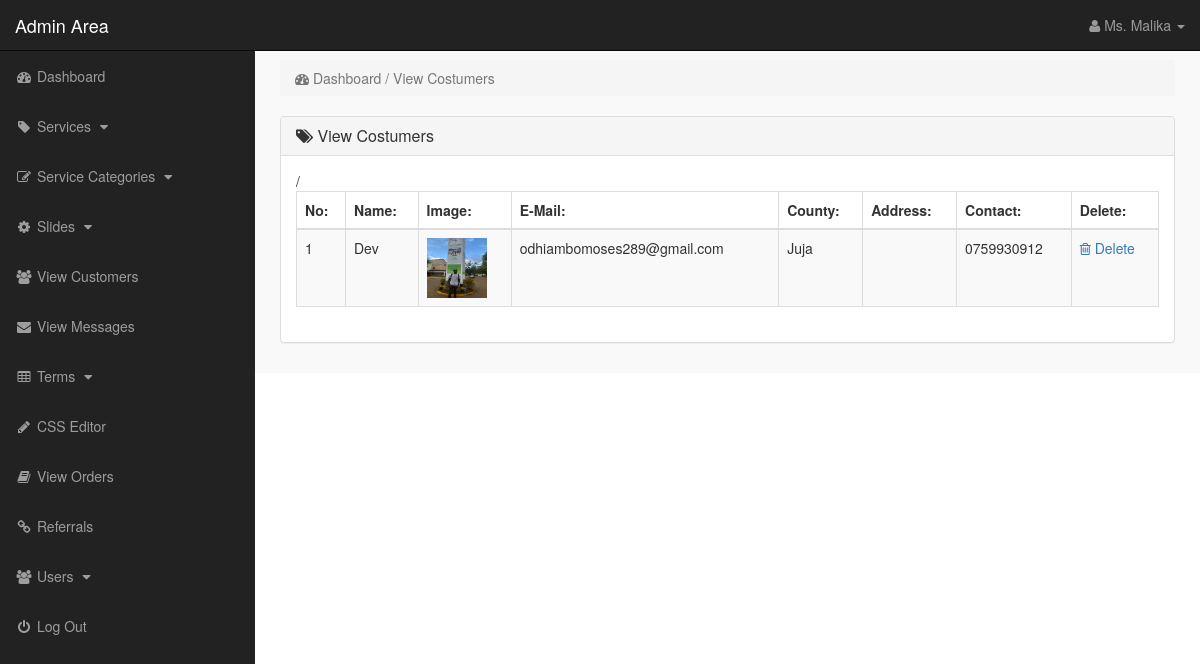
/admin_area/index.php?view_customers (signed in), run on the app's committed database.
### tables this page shows
CREATE TABLE `customers` (
  `customer_id` int(11) NOT NULL AUTO_INCREMENT,
  `customer_name` varchar(255) NOT NULL,
  `second_name` varchar(255) NOT NULL,
  `customer_email` varchar(255) NOT NULL,
  `customer_pass` varchar(255) NOT NULL,
  `customer_county` text NOT NULL,
  `customer_contact` varchar(255) NOT NULL,
  `customer_image` text NOT NULL,
  `customer_ip` varchar(100) NOT NULL,
  PRIMARY KEY (`customer_id`)
);

### admin_area/view_customers.php (the view, shortened to what this page needs)
<?php
    if(!isset($_SESSION['admin_email'])){
        echo "<script>window.open('login.php','_self')</script>";
    }else{
?>
<div class="row">
    <div class="col-lg-12">
        <ol class="breadcrumb">
            <li class="active">
                <i class="fa fa-dashboard"></i> Dashboard / View Costumers
            </li>
        </ol>
    </div>
</div>
<div class="row">
    <div class="col-lg-12">
        <div class="panel panel-default">
            <div class="panel-heading">
               <h3 class="panel-title">
                   <i class="fa fa-tags"></i>  View Costumers
               </h3>
            </div>
            <div class="panel-body">
                <div class="table-responsive">
                    <table class="table table-striped table-bordered table-hover">
                        <thead>
                            <tr>
                                <th> No: </th>
                                <th> Name: </th>
                                <th> Image: </th>
                                <th> E-Mail: </th>
                                <th> County: </th>
                                <th> Address: </th>
                                <th> Contact: </th>
                                <th> Delete: </th>
                            </tr>
                        </thead>
                        <tbody>
                            <?php
                                $i=0;
                                $get_c = "select * from customers";
                                $run_c = mysqli_query($con,$get_c);
                                while($row_c=mysqli_fetch_array($run_c)){
                                    $c_id = $row_c['customer_id'];
                                    $c_name = $row_c['customer_name'];
                                    $c_img = $row_c['customer_image'];
                                    $c_email = $row_c['customer_email'];
                                    $c_county = $row_c['customer_county'];
                                    $c_address = $row_c['customer_address'];
                                    $c_contact = $row_c['customer_contact'];
                                    $i++;
                            ?>
                            <tr>
                                <td> <?php echo $i; ?> </td>
                                <td> <?php echo $c_name; ?> </td>
                                <td> <img src="../customer/customer_images/<?php echo $c_img; ?>" width="60" height="60"></td>
                                <td> <?php echo $c_email; ?> </td>
                                <td> <?php echo $c_county; ?></td>
                                <td> <?php echo $c_address ?> </td>
                                <td> <?php echo $c_contact ?> </td>
                                <td>
                                     <a href="index.php?delete_customer=<?php echo $c_id; ?>">
                                        <i class="fa fa-trash-o"></i> Delete
                                     </a>
                                </td>
                            </tr>
                            <?php } ?>
                        </tbody>
                    </table>
                </div>
            </div>
        </div>
    </div>
</div>
<?php } ?>

### admin_area/includes/sidebar.php (shortened to what this page needs)
<?php
    if(!isset($_SESSION['admin_email'])){
        echo "<script>window.open('login.php','_self')</script>";
    }else{
?>
<nav class="navbar navbar-inverse navbar-fixed-top">
    <div class="navbar-header">
        <a href="index.php?dashboard" class="navbar-brand">Admin Area</a>
    </div>
    <ul class="nav navbar-right top-nav">
        <li class="dropdown">
            <a href="#" class="dropdown-toggle" data-toggle="dropdown">
                <i class="fa fa-user"></i> <?php echo $admin_name;  ?> <b class="caret"></b>
            </a>
        </li>
    </ul>
    <div class="collapse navbar-collapse navbar-ex1-collapse">
        <ul class="nav navbar-nav side-nav">
            <li>
                <a href="index.php?dashboard">
                        <i class="fa fa-fw fa-dashboard"></i> Dashboard
                </a>
            </li>
            <li>
                <a href="#" data-toggle="collapse" data-target="#products">
                        <i class="fa fa-fw fa-tag"></i> Services
                        <i class="fa fa-fw fa-caret-down"></i>
                </a>
            </li>
            <li>
                <a href="#" data-toggle="collapse" data-target="#p_cat">
                        <i class="fa fa-fw fa-edit"></i> Service Categories
                        <i class="fa fa-fw fa-caret-down"></i>
                </a>
            </li>
            <li>
                <a href="#" data-toggle="collapse" data-target="#slides">
                        <i class="fa fa-fw fa-gear"></i> Slides
                        <i class="fa fa-fw fa-caret-down"></i>
                </a>
            </li>
            <li>
                <a href="index.php?view_customers">
                    <i class="fa fa-fw fa-users"></i> View Customers
                </a>
            </li>
            <li>
                <a href="index.php?messages">
                    <i class="fa fa-fw fa-envelope"></i> View Messages
                </a>
            </li>
            <li>
                <a href="#" data-toggle="collapse" data-target="#terms">
                        <i class="fa fa-fw fa-table"></i> Terms
                        <i class="fa fa-fw fa-caret-down"></i>
                </a>
            </li>
             <li>
                <a href="index.php?edit_css">
                    <i class="fa fa-fw fa-pencil"></i> CSS Editor
                </a>
            </li>
            <li>
                <a href="index.php?view_orders">
                    <i class="fa fa-fw fa-book"></i> View Orders
                </a>
            </li>
            <li>
                <a href="index.php?view_referrals">
                    <i class="fa fa-fw fa-link"></i> Referrals
                </a>
            </li>
            <li>
                <a href="#" data-toggle="collapse" data-target="#users">
                        <i class="fa fa-fw fa-users"></i> Users
                        <i class="fa fa-fw fa-caret-down"></i>
                </a>
            </li>
            <li>
                <a href="logout.php">
                    <i class="fa fa-fw fa-power-off"></i> Log Out
                </a>
            </li>
        </ul>
    </div>
</nav>
<?php } ?>

### admin_area/css/style.css (style rules this page uses)
body { margin-top: 100px; }
@media (min-width: 768px) { body { margin-top: 50px; } }
.top-nav { padding: 0 15px; }
.top-nav>li { float: left; display: inline-block; }
.top-nav>li>a { color: #999999; line-height: 20px; padding-top: 15px; padding-bottom: 15px; }
@media (min-width: 768px) { .side-nav { position: fixed; top: 51px; bottom: 0; width: 255px; overflow-y: auto; overflow-x: hidden; background-color: #222222; padding-bottom: 40px; border-radius: 0; } }
@media (min-width: 768px) { .side-nav>li>a { width: 255px; } }
.panel-body { border-radius: 5px; }

### data on the page
customers: customer_name "Dev", customer_image (picture), customer_email "odhiambomoses289@gmail.com", customer_county "Juja", customer_contact "0759930912"

### other printed values
$admin_name "Ms. Malika"
